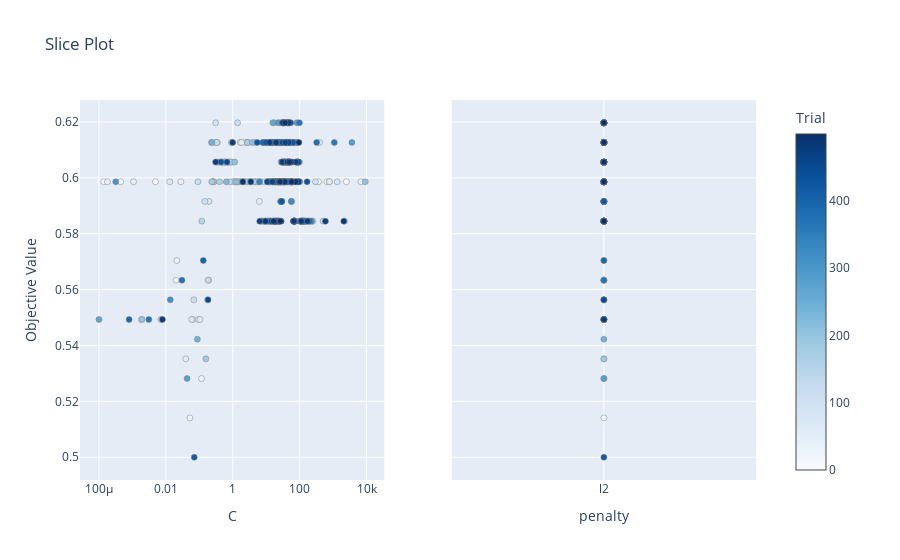

Notebook cell for this chart:
### Code cell
plot_slice(study)

### Figure 1 — Plotly figure (JSON) as saved in the notebook; plotly's stock layout.template omitted (floating-point values rounded to 4 significant figures; data arrays with more than 128 entries replaced by an {"elided": "..."} marker saying what was removed)
{"data": [{"marker": {"color": {"elided": "500 int values"}, "colorbar": {"title": {"text": "Trial"}, "x": 1, "xpad": 40, "y": 0.5}, "colorscale": [[0, "rgb(247,251,255)"], [0.125, "rgb(222,235,247)"], [0.25, "rgb(198,219,239)"], [0.375, "rgb(158,202,225)"], [0.5, "rgb(107,174,214)"], [0.625, "rgb(66,146,198)"], [0.75, "rgb(33,113,181)"], [0.875, "rgb(8,81,156)"], [1, "rgb(8,48,107)"]], "line": {"color": "Grey", "width": 0.5}, "showscale": true}, "mode": "markers", "name": "Feasible Trial", "showlegend": false, "type": "scatter", "x": {"elided": "500 float values"}, "xaxis": "x", "y": {"elided": "500 float values"}, "yaxis": "y"}, {"marker": {"color": {"elided": "500 int values"}, "colorbar": {"title": {"text": "Trial"}, "x": 1, "xpad": 40}, "colorscale": [[0, "rgb(247,251,255)"], [0.125, "rgb(222,235,247)"], [0.25, "rgb(198,219,239)"], [0.375, "rgb(158,202,225)"], [0.5, "rgb(107,174,214)"], [0.625, "rgb(66,146,198)"], [0.75, "rgb(33,113,181)"], [0.875, "rgb(8,81,156)"], [1, "rgb(8,48,107)"]], "line": {"color": "Grey", "width": 0.5}, "showscale": false}, "mode": "markers", "name": "Feasible Trial", "showlegend": false, "type": "scatter", "x": {"elided": "500 str values"}, "xaxis": "x2", "y": {"elided": "500 float values"}, "yaxis": "y2"}], "layout": {"autosize": true, "title": {"text": "Slice Plot"}, "xaxis": {"anchor": "y", "autorange": true, "domain": [0, 0.45], "range": [-4.545, 4.507], "title": {"text": "C"}, "type": "log"}, "xaxis2": {"anchor": "y2", "autorange": true, "categoryarray": ["l2", null], "categoryorder": "array", "domain": [0.55, 1], "range": [-1, 1], "title": {"text": "penalty"}, "type": "category"}, "yaxis": {"anchor": "x", "autorange": true, "domain": [0, 1], "range": [0.4901, 0.6296], "title": {"text": "Objective Value"}, "type": "linear"}, "yaxis2": {"anchor": "x2", "autorange": true, "domain": [0, 1], "matches": "y", "range": [0.4901, 0.6296], "showticklabels": false, "type": "linear"}}}
